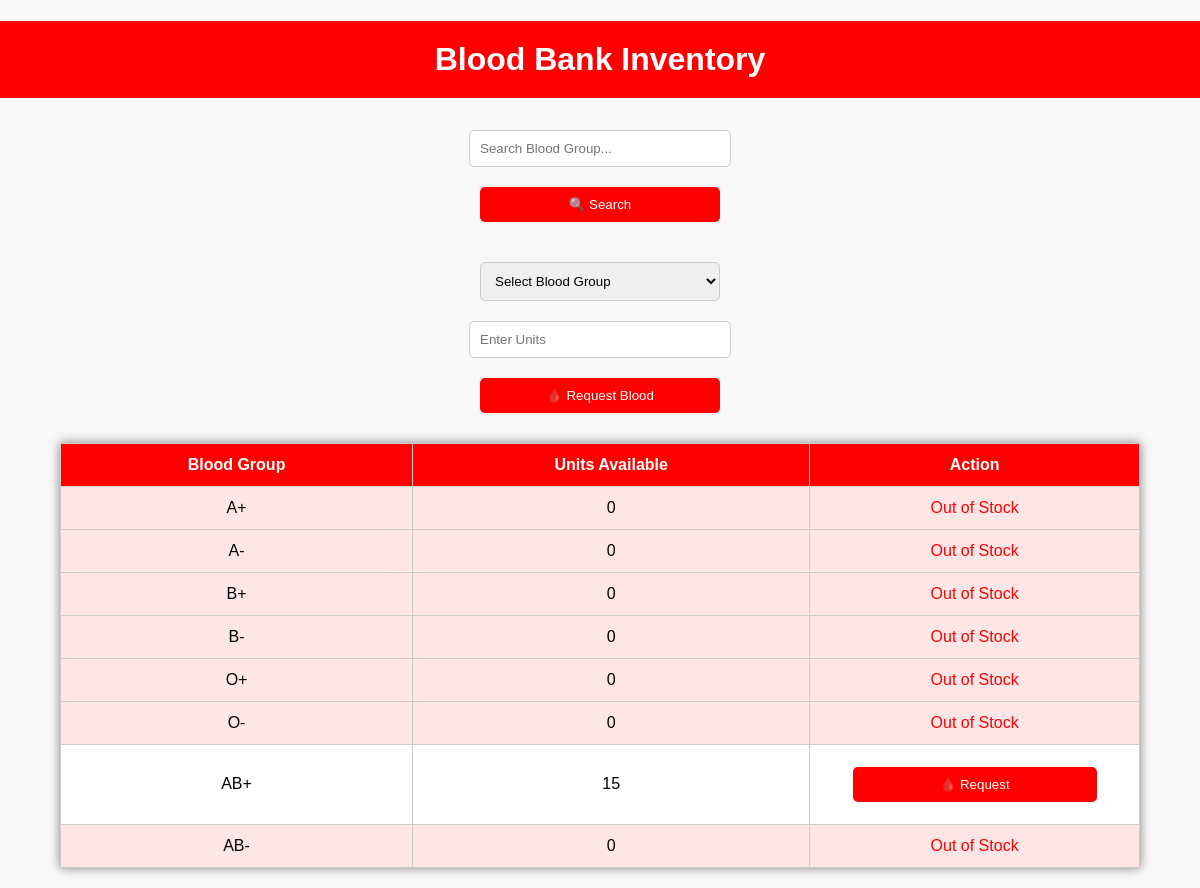
The app's page /user_inventory.php (signed in), older data.
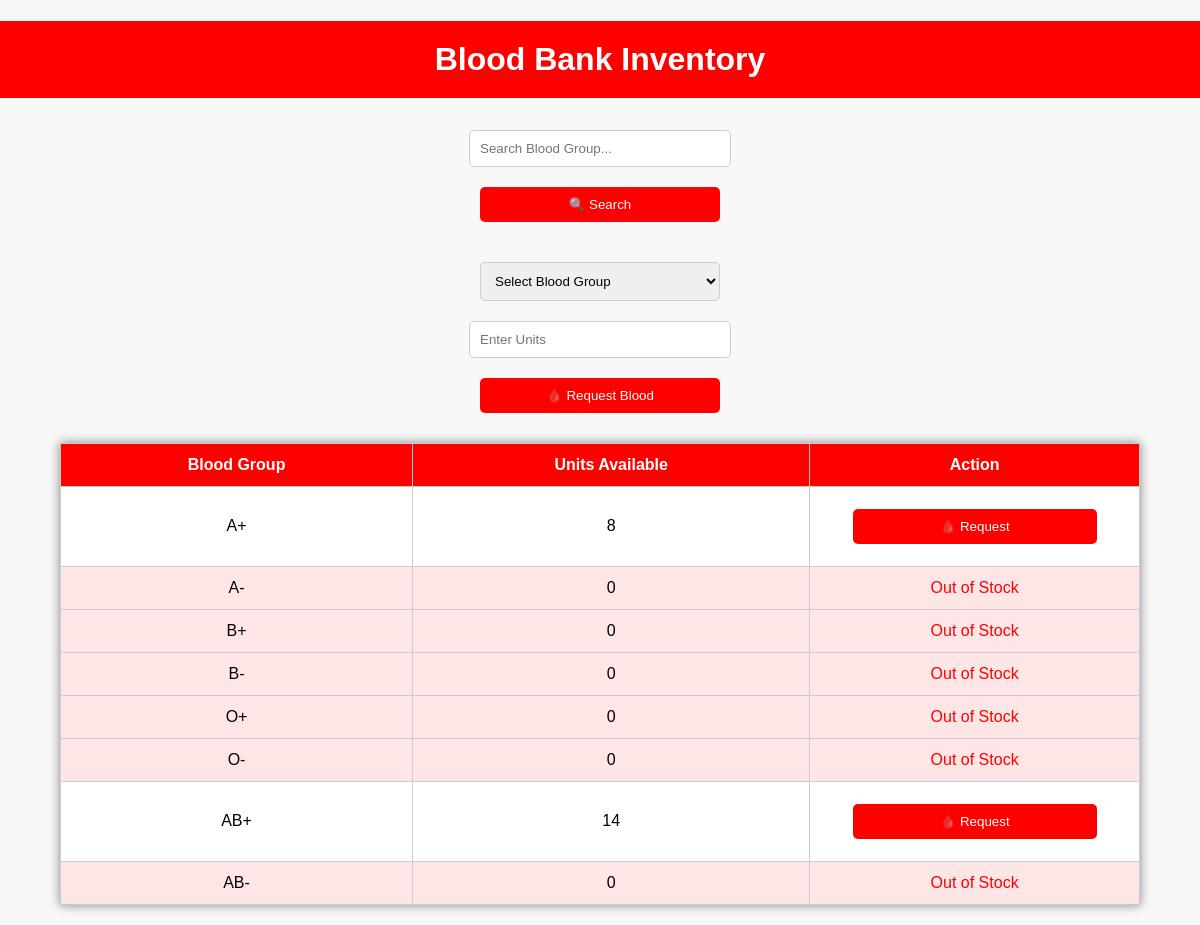
The same page, newer data.
### tables this page shows
CREATE TABLE `inventory` (
  `id` int(11) NOT NULL,
  `blood_group` varchar(5) NOT NULL,
  `units_available` int(11) DEFAULT 0,
  `name` varchar(100) DEFAULT NULL,
  `city` varchar(100) DEFAULT NULL,
  `contact` varchar(15) DEFAULT NULL
);

### user_inventory.php (the view, shortened to what this page needs)
<?php
include 'connection.php';
$search = "";
if (isset($_POST['search'])) {
    $search = $_POST['search_text'];
    $stmt = $con->prepare("SELECT * FROM inventory WHERE blood_group LIKE ?");
    $likeSearch = "%$search%";
    $stmt->bind_param("s", $likeSearch);
    $stmt->execute();
    $inventory = $stmt->get_result();
} else {
    $inventory = $con->query("SELECT * FROM inventory");
}
?>
<!DOCTYPE html>
<html lang="en">
<head>
</head>
<body>
    <h1>Blood Bank Inventory</h1>
    <form method="post">
        <input type="text" name="search_text" placeholder="Search Blood Group..." value="<?= htmlspecialchars($search) ?>">
        <button type="submit" name="search">🔍 Search</button>
    </form>
    <form method="post">
        <select name="blood_group" required>
            <option value="">Select Blood Group</option>
        </select>
        <input type="number" name="units" placeholder="Enter Units" min="1" required>
        <button type="submit" name="request_blood">🩸 Request Blood</button>
    </form>
    <table>
        <tr>
            <th>Blood Group</th>
            <th>Units Available</th>
            <th>Action</th>
        </tr>
        <?php if ($inventory->num_rows > 0): ?>
            <?php while($row = $inventory->fetch_assoc()): ?>
                <tr class="<?= ($row['units_available'] < 5) ? 'low-stock' : '' ?>">
                    <td><?= $row['blood_group'] ?></td>
                    <td><?= $row['units_available'] ?></td>
                    <td>
                        <?php if ($row['units_available'] > 0): ?>
                            <form method="post" style="display:inline;">
                                <button type="submit" name="request_blood">🩸 Request</button>
                            </form>
                        <?php else: ?>
                            <span style="color:red;">Out of Stock</span>
                        <?php endif; ?>
                    </td>
                </tr>
            <?php endwhile; ?>
        <?php else: ?>
            <tr>
                <td colspan="3">No results found.</td>
            </tr>
        <?php endif; ?>
    </table>
</body>
</html>

Row changes from the older to the newer data that the page shows:
changed inventory (number 1 of 8 on the later page): units_available "0" → "8"; units_available "Out of Stock" → "🩸 Request"
changed inventory "AB+": units_available "15" → "14"
